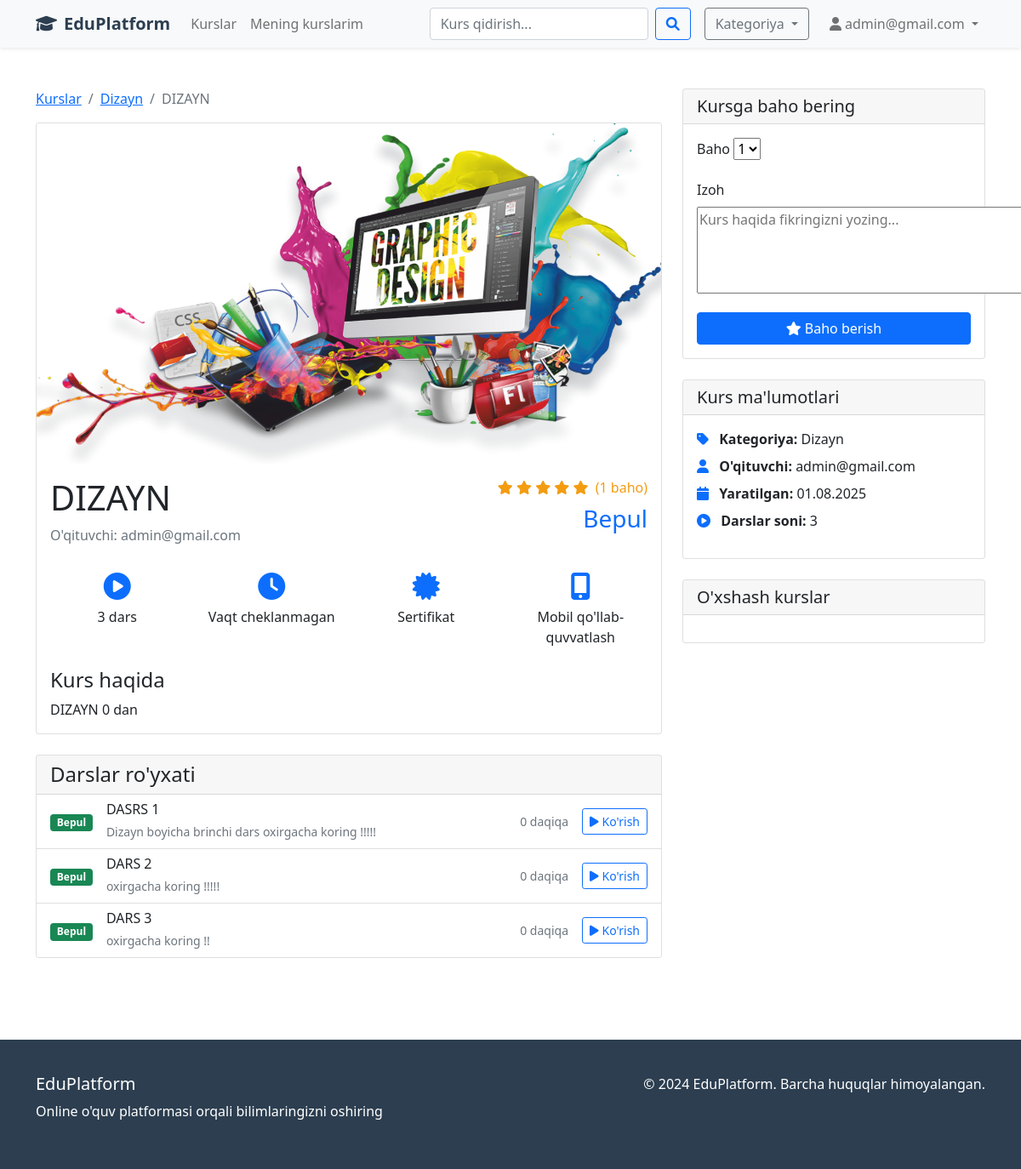
/course/9/ (signed in), run on the app's committed database.
### courses/models.py (models this page shows, shortened)
class Course(models.Model):
    title = models.CharField(max_length=200, verbose_name="Kurs nomi")
    slug = models.SlugField(max_length=200, unique=True, blank=True, verbose_name="Slug")
    description = models.TextField(verbose_name="Kurs tavsifi")
    category = models.ForeignKey(Category, on_delete=models.CASCADE, verbose_name="Kategoriya")
    instructor = models.ForeignKey(User, on_delete=models.CASCADE, verbose_name="O'qituvchi")
    price = models.DecimalField(max_digits=10, decimal_places=2, verbose_name="Narxi")
    image = models.ImageField(upload_to='course_images/', blank=True, null=True, verbose_name="Rasm")
    created_at = models.DateTimeField(auto_now_add=True)
    updated_at = models.DateTimeField(auto_now=True)
    is_active = models.BooleanField(default=True, verbose_name="Faol")
    class Meta:
        verbose_name = "Kurs"
        verbose_name_plural = "Kurslar"
    @property
    def average_rating(self):
        ratings = self.rating_set.all()
        if ratings:
            return sum(r.rating for r in ratings) / len(ratings)
        return 0
    @property
    def total_lessons(self):
        return self.lesson_set.count()

class Category(models.Model):
    name = models.CharField(max_length=100, verbose_name="Kategoriya nomi")
    description = models.TextField(blank=True, verbose_name="Tavsif")
    created_at = models.DateTimeField(auto_now_add=True)
    class Meta:
        verbose_name = "Kategoriya"
        verbose_name_plural = "Kategoriyalar"

class Lesson(models.Model):
    course = models.ForeignKey(Course, on_delete=models.CASCADE, verbose_name="Kurs")
    title = models.CharField(max_length=200, verbose_name="Dars nomi")
    description = models.TextField(verbose_name="Dars tavsifi")
    video_url = models.URLField(blank=True, null=True, verbose_name="Video URL")
    video_file = models.FileField(
        upload_to='lesson_videos/',
        blank=True,
        null=True,
        validators=[FileExtensionValidator(allowed_extensions=['mp4', 'mov', 'avi', 'mkv'])],
        verbose_name="Video fayl"
    )
    duration = models.IntegerField(help_text="Daqiqalarda", verbose_name="Davomiyligi")
    order = models.IntegerField(default=0, verbose_name="Tartib")
    is_free = models.BooleanField(default=False, verbose_name="Bepul")
    created_at = models.DateTimeField(auto_now_add=True)
    class Meta:
        verbose_name = "Dars"
        verbose_name_plural = "Darslar"
        ordering = ['order']

### courses/views.py (the view)
# urls.py: path('course/<int:course_id>/', views.course_detail, name='course_detail'),
def course_detail(request, course_id):
    course = get_object_or_404(Course, id=course_id, is_active=True)
    lessons = course.lesson_set.all()
    user_has_course = False
    if request.user.is_authenticated:
        user_has_course = UserCourse.objects.filter(user=request.user, course=course).exists()
    user_rating = None
    if request.user.is_authenticated:
        user_rating = Rating.objects.filter(user=request.user, course=course).first()
    if request.method == 'POST' and request.user.is_authenticated:
        form = RatingForm(request.POST)
        if form.is_valid():
            rating, created = Rating.objects.get_or_create(
                user=request.user,
                course=course,
                defaults={'rating': form.cleaned_data['rating'], 'comment': form.cleaned_data['comment']}
            )
            if not created:
                rating.rating = form.cleaned_data['rating']
                rating.comment = form.cleaned_data['comment']
                rating.save()
            messages.success(request, 'Bahoyingiz saqlandi!')
            return redirect('courses:course_detail', course_id=course.id)
    else:
        form = RatingForm(instance=user_rating)
    context = {
        'course': course,
        'lessons': lessons,
        'user_has_course': user_has_course,
        'form': form,
        'user_rating': user_rating,
    }
    return render(request, 'courses/course_detail.html', context)

### courses/forms.py
class RatingForm(forms.ModelForm):
    class Meta:
        model = Rating
        fields = ['rating', 'comment']
        widgets = {
            'rating': forms.Select(choices=[(i, i) for i in range(1, 6)]),
            'comment': forms.Textarea(attrs={'rows': 4, 'placeholder': 'Kurs haqida fikringizni yozing...'}),
        }
        labels = {
            'rating': 'Baho',
            'comment': 'Izoh',
        }

### templates/courses/course_detail.html (shortened to what this page needs)
{% extends 'base.html' %}
{% block content %}
<div class="container py-5">
    <div class="row">
        <div class="col-lg-8">
            <nav aria-label="breadcrumb">
                <ol class="breadcrumb">
                    <li class="breadcrumb-item"><a href="{% url 'courses:course_list' %}">Kurslar</a></li>
                    <li class="breadcrumb-item"><a href="{% url 'courses:course_list' %}?category={{ course.category.id }}">{{ course.category.name }}</a></li>
                    <li class="breadcrumb-item active">{{ course.title }}</li>
                </ol>
            </nav>
            <div class="card mb-4">
                {% if course.image %}
                <img src="{{ course.image.url }}" class="card-img-top" alt="{{ course.title }}" style="height: 400px; object-fit: cover;">
                {% endif %}
                <div class="card-body">
                    <div class="d-flex justify-content-between align-items-start mb-3">
                        <div>
                            <h1 class="card-title">{{ course.title }}</h1>
                            <p class="text-muted">O'qituvchi: {{ course.instructor.username }}</p>
                        </div>
                        <div class="text-end">
                            <div class="rating mb-2">
                                {% for i in "12345" %}
                                {% if forloop.counter <= course.average_rating %}
                                <i class="fas fa-star"></i>
                                {% else %}
                                <i class="far fa-star"></i>
                                {% endif %}
                                {% endfor %}
                                <span class="ms-1">({{ course.rating_set.count }} baho)</span>
                            </div>
                            <h3 class="text-primary">
                                {% if course.price == 0 %}
                                Bepul
                                {% else %}
                                {{ course.price }} so'm
                                {% endif %}
                            </h3>
                        </div>
                    </div>
                    <div class="row mb-4">
                        <div class="col-md-3">
                            <div class="text-center">
                                <i class="fas fa-play-circle fa-2x text-primary mb-2"></i>
                                <p class="mb-0">{{ course.total_lessons }} dars</p>
                            </div>
                        </div>
                        <div class="col-md-3">
                            <div class="text-center">
                                <i class="fas fa-clock fa-2x text-primary mb-2"></i>
                                <p class="mb-0">Vaqt cheklanmagan</p>
                            </div>
                        </div>
                        <div class="col-md-3">
                            <div class="text-center">
                                <i class="fas fa-certificate fa-2x text-primary mb-2"></i>
                                <p class="mb-0">Sertifikat</p>
                            </div>
                        </div>
                        <div class="col-md-3">
                            <div class="text-center">
                                <i class="fas fa-mobile-alt fa-2x text-primary mb-2"></i>
                                <p class="mb-0">Mobil qo'llab-quvvatlash</p>
                            </div>
                        </div>
                    </div>
                    <h4>Kurs haqida</h4>
                    <p class="card-text">{{ course.description }}</p>
                </div>
            </div>
            <div class="card">
                <div class="card-header">
                    <h4 class="mb-0">Darslar ro'yxati</h4>
                </div>
                <div class="list-group list-group-flush">
                    {% for lesson in lessons %}
                    <div class="list-group-item d-flex justify-content-between align-items-center">
                        <div class="d-flex align-items-center">
                            <div class="me-3">
                                {% if lesson.is_free %}
                                <span class="badge bg-success">Bepul</span>
                                {% else %}
                                <span class="badge bg-warning">Pulli</span>
                                {% endif %}
                            </div>
                            <div>
                                <h6 class="mb-1">{{ lesson.title }}</h6>
                                <small class="text-muted">{{ lesson.description|truncatewords:10 }}</small>
                            </div>
                        </div>
                        <div class="d-flex align-items-center">
                            <small class="text-muted me-3">{{ lesson.duration }} daqiqa</small>
                            {% if lesson.is_free or user_has_course %}
                            <a href="{% url 'courses:lesson_detail' course.id lesson.id %}" class="btn btn-sm btn-outline-primary">
                                <i class="fas fa-play me-1"></i>Ko'rish
                            </a>
                            {% else %}
                            <button class="btn btn-sm btn-outline-secondary" disabled>
                                <i class="fas fa-lock me-1"></i>Bloklangan
                            </button>
                            {% endif %}
                        </div>
                    </div>
                    {% empty %}
                    <div class="list-group-item text-center text-muted">
                        <i class="fas fa-info-circle me-2"></i>Darslar hali qo'shilmagan
                    </div>
                    {% endfor %}
                </div>
            </div>
        </div>
        <div class="col-lg-4">
            {% if user.is_authenticated %}
            <div class="card mb-4">
                <div class="card-header">
                    <h5 class="mb-0">Kursga baho bering</h5>
                </div>
                <div class="card-body">
                    <form method="post">
                        <div class="mb-3">
                            <label for="{{ form.rating.id_for_label }}" class="form-label">Baho</label>
                            {{ form.rating }}
                        </div>
                        <div class="mb-3">
                            <label for="{{ form.comment.id_for_label }}" class="form-label">Izoh</label>
                            {{ form.comment }}
                        </div>
                        <button type="submit" class="btn btn-primary w-100">
                            <i class="fas fa-star me-1"></i>Baho berish
                        </button>
                    </form>
                </div>
            </div>
            {% endif %}
            <div class="card mb-4">
                <div class="card-header">
                    <h5 class="mb-0">Kurs ma'lumotlari</h5>
                </div>
                <div class="card-body">
                    <ul class="list-unstyled">
                        <li class="mb-2">
                            <i class="fas fa-tag me-2 text-primary"></i>
                            <strong>Kategoriya:</strong> {{ course.category.name }}
                        </li>
                        <li class="mb-2">
                            <i class="fas fa-user me-2 text-primary"></i>
                            <strong>O'qituvchi:</strong> {{ course.instructor.username }}
                        </li>
                        <li class="mb-2">
                            <i class="fas fa-calendar me-2 text-primary"></i>
                            <strong>Yaratilgan:</strong> {{ course.created_at|date:"d.m.Y" }}
                        </li>
                        <li class="mb-2">
                            <i class="fas fa-play-circle me-2 text-primary"></i>
                            <strong>Darslar soni:</strong> {{ course.total_lessons }}
                        </li>
                    </ul>
                </div>
            </div>
            <div class="card">
                <div class="card-header">
                    <h5 class="mb-0">O'xshash kurslar</h5>
                </div>
                <div class="card-body">
                </div>
            </div>
        </div>
    </div>
</div>
{% endblock %}

### templates/base.html (shortened to what this page needs)
<!DOCTYPE html>
<html lang="uz">
<head>
    <link href="https://cdn.jsdelivr.net/npm/bootstrap@5.1.3/dist/css/bootstrap.min.css" rel="stylesheet">
    <link href="https://cdnjs.cloudflare.com/ajax/libs/font-awesome/6.0.0/css/all.min.css" rel="stylesheet">
</head>
<body>
    <nav class="navbar navbar-expand-lg navbar-light bg-light shadow-sm">
        <div class="container">
            <a class="navbar-brand" href="{% url 'courses:course_list' %}">
                <i class="fas fa-graduation-cap me-2"></i>EduPlatform
            </a>
            <div class="collapse navbar-collapse" id="navbarNav">
                <ul class="navbar-nav me-auto">
                    <li class="nav-item">
                        <a class="nav-link" href="{% url 'courses:course_list' %}">Kurslar</a>
                    </li>
                    {% if user.is_authenticated %}
                    <li class="nav-item">
                        <a class="nav-link" href="{% url 'courses:my_courses' %}">Mening kurslarim</a>
                    </li>
                    {% endif %}
                </ul>
                <form class="d-flex me-3" method="GET" action="{% url 'courses:course_list' %}">
                    <input class="form-control me-2" type="search" name="q" placeholder="Kurs qidirish..." value="{{ query|default:'' }}">
                    <button class="btn btn-outline-primary" type="submit">
                        <i class="fas fa-search"></i>
                    </button>
                </form>
                <div class="dropdown me-3">
                    <button class="btn btn-outline-secondary dropdown-toggle" type="button" data-bs-toggle="dropdown">
                        Kategoriya
                    </button>
                </div>
                <ul class="navbar-nav">
                    {% if user.is_authenticated %}
                    <li class="nav-item dropdown">
                        <a class="nav-link dropdown-toggle" href="#" data-bs-toggle="dropdown">
                            <i class="fas fa-user me-1"></i>{{ user.username }}
                        </a>
                    </li>
                    {% endif %}
                </ul>
            </div>
        </div>
    </nav>
    <main>
        {% block content %}{% endblock %}
    </main>
    <footer class="footer mt-5">
        <div class="container">
            <div class="row">
                <div class="col-md-6">
                    <h5>EduPlatform</h5>
                    <p>Online o'quv platformasi orqali bilimlaringizni oshiring</p>
                </div>
                <div class="col-md-6 text-md-end">
                    <p>&copy; 2024 EduPlatform. Barcha huquqlar himoyalangan.</p>
                </div>
            </div>
        </div>
    </footer>
</body>
</html>

### templates/base.html (style rules this page uses)
.navbar-brand { font-weight: bold; color: #2c3e50 !important; }
.rating { color: #f39c12; }
.footer { background-color: #2c3e50; color: white; padding: 40px 0; }

### data on the page
Course: category.name "Dizayn", title "DIZAYN", image (picture), instructor.username "admin@gmail.com", rating_set.count "1", total_lessons "3", description "DIZAYN 0 dan", created_at "01.08.2025"
Lesson: is_free "Bepul", title "DASRS 1", description "Dizayn boyicha brinchi dars oxirgacha koring !!!!!", duration "0"
Lesson: is_free "Bepul", title "DARS 2", description "oxirgacha koring !!!!!", duration "0"
Lesson: is_free "Bepul", title "DARS 3", description "oxirgacha koring !!", duration "0"

### other printed values
{{ user.username }} "admin@gmail.com"
